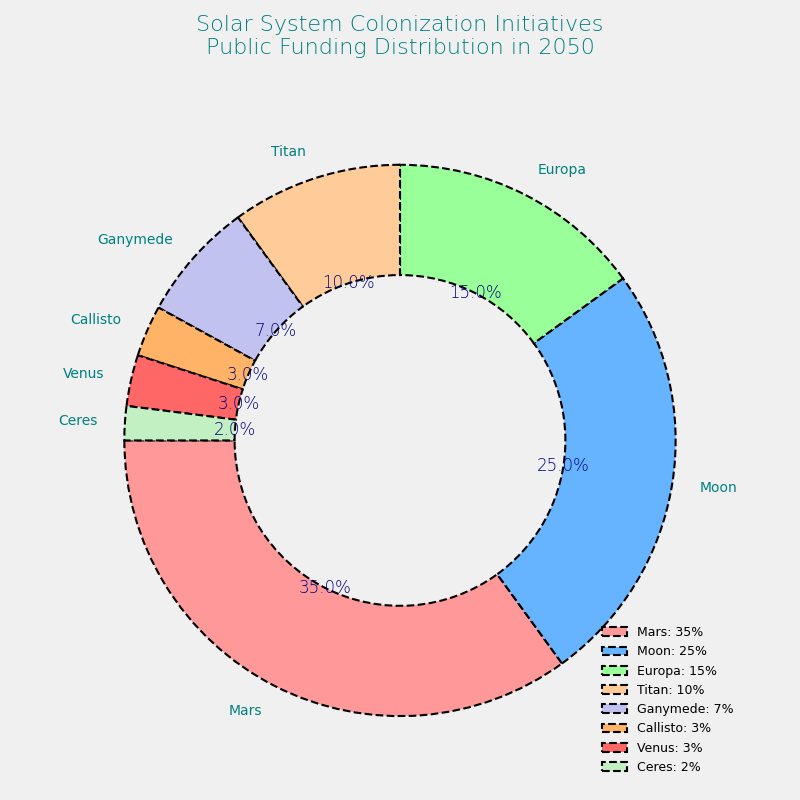

Write the Python code that produced this figure.
import matplotlib.pyplot as plt

planets = ["Mars", "Moon", "Europa", "Titan", "Ganymede", "Callisto", "Venus", "Ceres"]
funding_percentages = [35, 25, 15, 10, 7, 3, 3, 2]
colors = ['#ff9999','#66b3ff','#99ff99','#ffcc99','#c2c2f0','#ffb366','#ff6666','#c2f0c2']

fig, ax = plt.subplots(figsize=(8, 8), facecolor='#f0f0f0')
wedges, texts, autotexts = ax.pie(
    funding_percentages,
    labels=planets,
    colors=colors,
    autopct='%1.1f%%',
    startangle=180,
    textprops=dict(color="navy"),
    wedgeprops=dict(edgecolor='black', linestyle='--', linewidth=1.5, width=0.4)
)

plt.setp(autotexts, size=12, weight="light")
plt.setp(texts, size=10, color='teal')

ax.set_title(
    'Solar System Colonization Initiatives\nPublic Funding Distribution in 2050',
    fontsize=16, fontweight='light', color='teal', pad=30
)

ax.legend(
    wedges,
    [f"{planet}: {percentage}%" for planet, percentage in zip(planets, funding_percentages)],
    loc="best",
    fontsize=9,
    title_fontsize=11,
    frameon=False
)

ax.set_aspect('equal')
plt.tight_layout()
plt.show()
